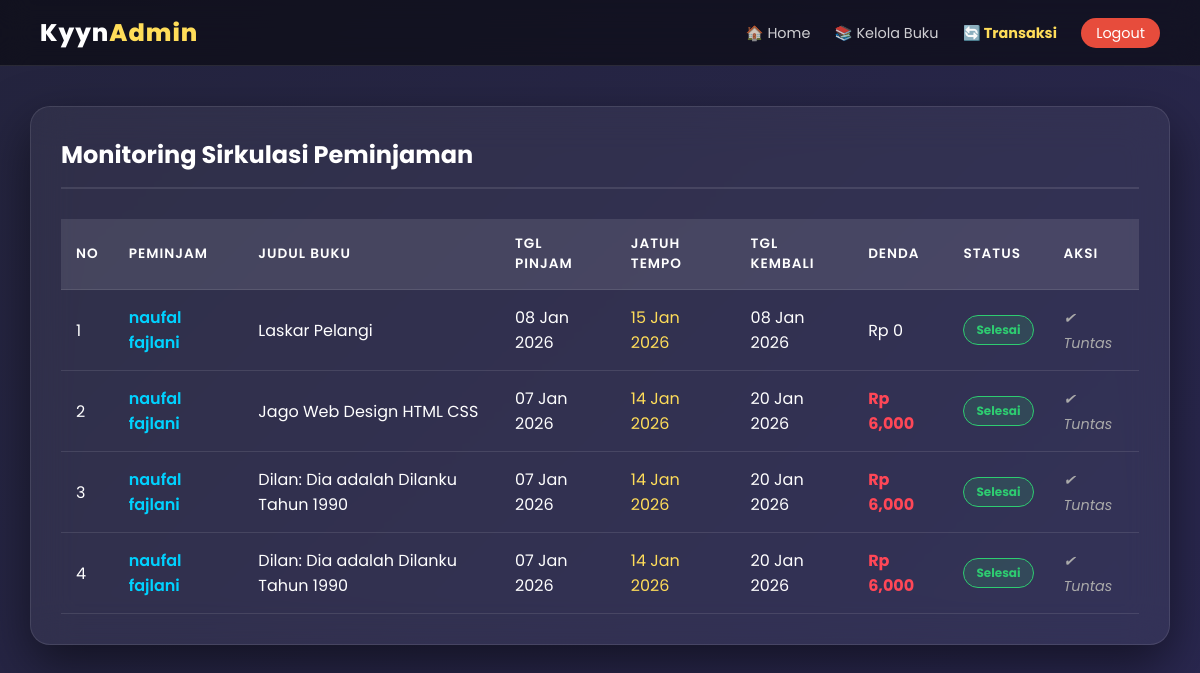
Page /transaksi.php (signed in) on the committed database.
### tables this page shows
CREATE TABLE `peminjaman` (
  `id_pinjam` int(11) NOT NULL,
  `id_user` int(11) DEFAULT NULL,
  `id_buku` int(11) DEFAULT NULL,
  `tgl_pinjam` date DEFAULT NULL,
  `tgl_kembali_rencana` date DEFAULT NULL,
  `tgl_kembali_aktual` date DEFAULT NULL,
  `denda` int(11) DEFAULT 0,
  `status` enum('dipinjam','dikembalikan') DEFAULT NULL
);

CREATE TABLE `users` (
  `id_user` int(11) NOT NULL,
  `nama_lengkap` varchar(100) DEFAULT NULL,
  `username` varchar(50) DEFAULT NULL,
  `password` varchar(255) DEFAULT NULL,
  `role` enum('admin','user') DEFAULT NULL,
  `alamat` text DEFAULT NULL,
  `no_telp` varchar(20) DEFAULT NULL,
  `foto_profil` varchar(100) DEFAULT 'default.jpg'
);

CREATE TABLE `buku` (
  `id_buku` int(11) NOT NULL,
  `judul_buku` varchar(100) DEFAULT NULL,
  `pengarang` varchar(100) DEFAULT NULL,
  `penerbit` varchar(100) DEFAULT NULL,
  `tahun_terbit` year(4) DEFAULT NULL,
  `stok` int(11) DEFAULT NULL,
  `gambar` varchar(100) DEFAULT NULL
);

### transaksi.php (the view, shortened to what this page needs)
<?php
include 'koneksi.php';
?>
<!DOCTYPE html>
<html lang="id">
<head>
</head>
<body>
    <nav>
        <h2>Kyyn<span>Admin</span></h2>
        <div class="menu">
            <a href="admin_dashboard.php">🏠 Home</a>
            <a href="kelola_buku.php">📚 Kelola Buku</a>
            <a href="transaksi.php" style="color: #ffdd59; font-weight:bold;">🔄 Transaksi</a>
            <a href="logout.php" class="btn-logout">Logout</a>
        </div>
    </nav>
    <div class="container">
        <div class="page-header">
            <h3>Monitoring Sirkulasi Peminjaman</h3>
        </div>
        <div class="table-responsive">
            <table>
                <thead>
                    <tr>
                        <th>No</th>
                        <th>Peminjam</th>
                        <th>Judul Buku</th>
                        <th>Tgl Pinjam</th>
                        <th>Jatuh Tempo</th>
                        <th>Tgl Kembali</th>
                        <th>Denda</th>
                        <th>Status</th>
                        <th>Aksi</th>
                    </tr>
                </thead>
                <tbody>
                    <?php
                    $no = 1;
                    $query = mysqli_query($koneksi, "SELECT * FROM peminjaman
                                                     JOIN users ON peminjaman.id_user = users.id_user
                                                     JOIN buku ON peminjaman.id_buku = buku.id_buku
                                                     ORDER BY id_pinjam DESC");
                    if (mysqli_num_rows($query) > 0) {
                        while ($data = mysqli_fetch_assoc($query)) {
                            ?>
                            <tr>
                                <td><?php echo $no++; ?></td>
                                <td style="font-weight: 600; color: #00d2ff;">
                                    <?php echo $data['nama_lengkap']; ?>
                                </td>
                                <td><?php echo $data['judul_buku']; ?></td>
                                <td><?php echo date('d M Y', strtotime($data['tgl_pinjam'])); ?></td>
                                <td style="color: #ffdd59;">
                                    <?php echo date('d M Y', strtotime($data['tgl_kembali_rencana'])); ?>
                                </td>
                                <td>
                                    <?php
                                    if ($data['tgl_kembali_aktual']) {
                                        echo date('d M Y', strtotime($data['tgl_kembali_aktual']));
                                    } else {
                                        echo "-";
                                    }
                                    ?>
                                </td>
                                <td>
                                    <?php
                                    if ($data['denda'] > 0) {
                                        echo "<span class='denda-text'>Rp " . number_format($data['denda']) . "</span>";
                                    } else {
                                        echo "Rp 0";
                                    }
                                    ?>
                                </td>
                                <td>
                                    <?php if ($data['status'] == 'dipinjam') { ?>
                                        <span class="status-badge status-pinjam">Dipinjam</span>
                                    <?php } else { ?>
                                        <span class="status-badge status-selesai">Selesai</span>
                                    <?php } ?>
                                </td>
                                <td>
                                    <?php if ($data['status'] == 'dipinjam') { ?>
                                        <a href="proses_kembali.php?id=<?php echo $data['id_pinjam']; ?>&id_buku=<?php echo $data['id_buku']; ?>"
                                            onclick="return confirm('Proses pengembalian buku ini? Stok akan bertambah otomatis.')"
                                            class="btn-kembali">
                                            ✔ Terima
                                        </a>
                                    <?php } else { ?>
                                        <span class="text-done">✔ Tuntas</span>
                                    <?php } ?>
                                </td>
                            </tr>
                            <?php
                        }
                    } else {
                        echo "<tr><td colspan='9' style='text-align:center; padding:30px;'>Belum ada data transaksi.</td></tr>";
                    }
                    ?>
                </tbody>
            </table>
        </div>
    </div>
</body>
</html>

### transaksi.php (style rules this page uses)
* { box-sizing: border-box; margin: 0; padding: 0; font-family: 'Poppins', sans-serif; }
body { background: linear-gradient(-45deg, #0f0c29, #302b63, #24243e); background-size: 400% 400%; animation: gradientBG 15s ease infinite; min-height: 100vh; color: white; }
nav { background: rgba(0, 0, 0, 0.5); backdrop-filter: blur(15px); border-bottom: 1px solid rgba(255, 255, 255, 0.1); padding: 15px 40px; display: flex; justify-content: space-between; align-items: center; position: sticky; top: 0; z-index: 100; }
nav h2 { font-weight: 800; letter-spacing: 1px; color: #fff; }
nav h2 span { color: #ffdd59; }
nav .menu a { color: rgba(255, 255, 255, 0.8); text-decoration: none; margin-left: 20px; font-size: 0.9rem; transition: 0.3s; }
.btn-logout { background: #e74c3c; padding: 5px 15px; border-radius: 20px; color: white !important; }
.container { width: 95%; max-width: 1400px; margin: 40px auto; background: rgba(255, 255, 255, 0.05); backdrop-filter: blur(20px); border: 1px solid rgba(255, 255, 255, 0.1); border-radius: 20px; padding: 30px; box-shadow: 0 20px 50px rgba(0, 0, 0, 0.5); }
.page-header { border-bottom: 2px solid rgba(255, 255, 255, 0.1); padding-bottom: 15px; margin-bottom: 20px; }
.page-header h3 { font-size: 1.5rem; color: #fff; }
.table-responsive { overflow-x: auto; }
table { width: 100%; border-collapse: collapse; margin-top: 10px; color: white; }
thead tr { background: rgba(255, 255, 255, 0.1); text-align: left; }
th, td { padding: 15px; border-bottom: 1px solid rgba(255, 255, 255, 0.1); vertical-align: middle; }
th { font-weight: 600; text-transform: uppercase; font-size: 0.85rem; letter-spacing: 1px; }
.status-badge { padding: 5px 12px; border-radius: 50px; font-size: 0.75rem; font-weight: bold; display: inline-block; }
.status-selesai { background: rgba(46, 204, 113, 0.15); color: #2ecc71; border: 1px solid #2ecc71; }
.text-done { color: #aaa; font-style: italic; font-size: 0.9rem; }
.denda-text { color: #ff4757; font-weight: bold; }

### rows in the picture
peminjaman: id_user.nama_lengkap "naufal fajlani", id_buku.judul_buku "Laskar Pelangi", tgl_pinjam "08 Jan 2026", tgl_kembali_rencana "15 Jan 2026", tgl_kembali_aktual "08 Jan 2026", denda "Rp 0", status "Selesai"
peminjaman: id_user.nama_lengkap "naufal fajlani", id_buku.judul_buku "Jago Web Design HTML CSS", tgl_pinjam "07 Jan 2026", tgl_kembali_rencana "14 Jan 2026", tgl_kembali_aktual "20 Jan 2026", denda "6,000", status "Selesai"
peminjaman: id_user.nama_lengkap "naufal fajlani", id_buku.judul_buku "Dilan: Dia adalah Dilanku Tahun 1990", tgl_pinjam "07 Jan 2026", tgl_kembali_rencana "14 Jan 2026", tgl_kembali_aktual "20 Jan 2026", denda "6,000", status "Selesai"
peminjaman: id_user.nama_lengkap "naufal fajlani", id_buku.judul_buku "Dilan: Dia adalah Dilanku Tahun 1990", tgl_pinjam "07 Jan 2026", tgl_kembali_rencana "14 Jan 2026", tgl_kembali_aktual "20 Jan 2026", denda "6,000", status "Selesai"
